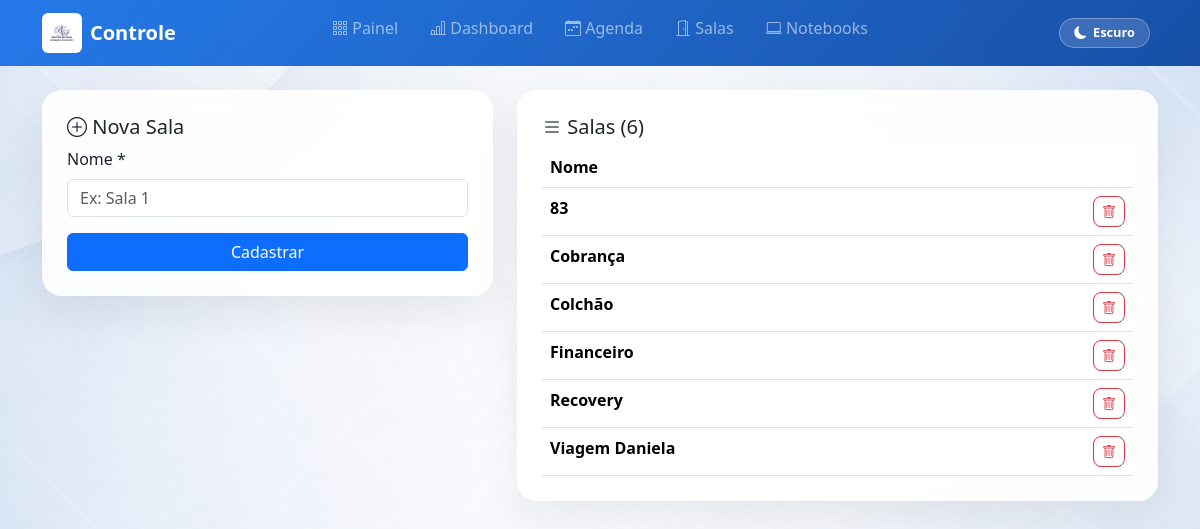
The app's page /salas, older data.
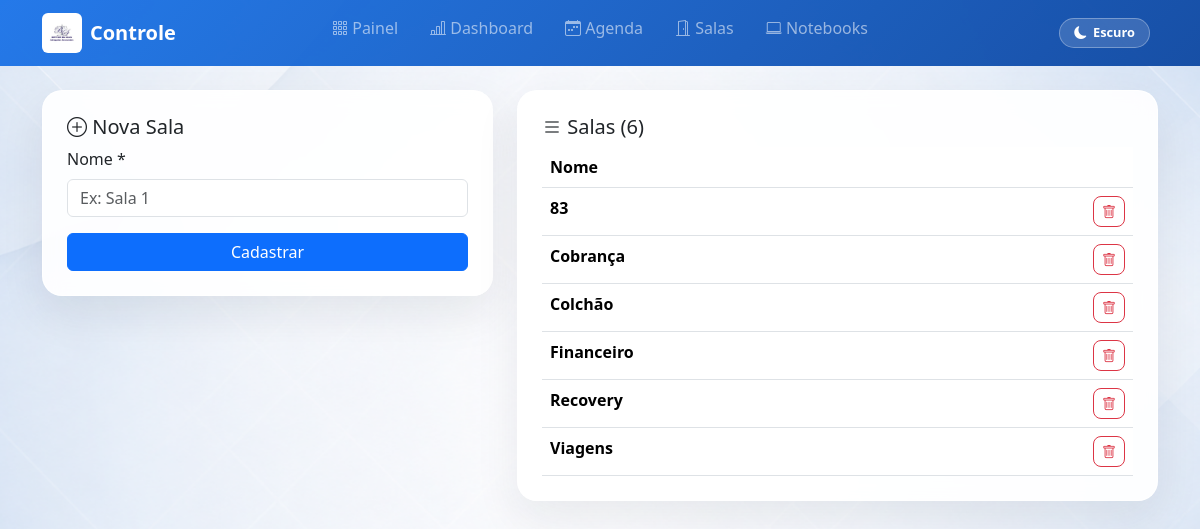
The same page, newer data.
### tables this page shows
CREATE TABLE salas (
            id INTEGER PRIMARY KEY AUTOINCREMENT,
            nome TEXT NOT NULL UNIQUE
        );

### app.py (the view)
@app.route("/salas")
def gerenciar_salas():
    conn = get_db()
    salas = conn.execute("SELECT * FROM salas ORDER BY nome").fetchall()
    conn.close()
    return render_template("salas.html", salas=salas)

### app.py (called while the page is built)
def get_db():
    conn = sqlite3.connect(DB_PATH)
    conn.row_factory = sqlite3.Row
    conn.execute("PRAGMA foreign_keys = ON")
    return conn

### templates/salas.html (shortened to what this page needs)
{% extends "base.html" %}
{% block content %}
<div class="row g-4">
    <div class="col-md-5">
        <div class="card">
            <div class="card-body p-4">
                <h5><i class="bi bi-plus-circle"></i> Nova Sala</h5>
                <form method="POST" action="{{ url_for('nova_sala') }}">
                    <div class="mb-3">
                        <label class="form-label">Nome *</label>
                        <input type="text" name="nome" class="form-control" placeholder="Ex: Sala 1" required>
                    </div>
                    <button class="btn btn-primary w-100">Cadastrar</button>
                </form>
            </div>
        </div>
    </div>
    <div class="col-md-7">
        <div class="card">
            <div class="card-body p-4">
                <h5><i class="bi bi-list"></i> Salas ({{ salas|length }})</h5>
                {% if salas %}
                <table class="table table-hover mb-0">
                    <thead><tr><th>Nome</th><th></th></tr></thead>
                    <tbody>
                    {% for s in salas %}
                    <tr>
                        <td><strong>{{ s.nome }}</strong></td>
                        <td class="text-end">
                            <form method="POST" action="{{ url_for('excluir_sala', sala_id=s.id) }}"
                                  onsubmit="return confirm('Excluir {{ s.nome }}?')">
                                <button class="btn btn-sm btn-outline-danger"><i class="bi bi-trash"></i></button>
                            </form>
                        </td>
                    </tr>
                    {% endfor %}
                    </tbody>
                </table>
                {% else %}
                <p class="text-muted text-center py-3 mb-0">Nenhuma sala cadastrada.</p>
                {% endif %}
            </div>
        </div>
    </div>
</div>
{% endblock %}

Row changes from the older to the newer data that the page shows:
removed salas: nome "Viagem Daniela"
added salas: nome "Viagens"
